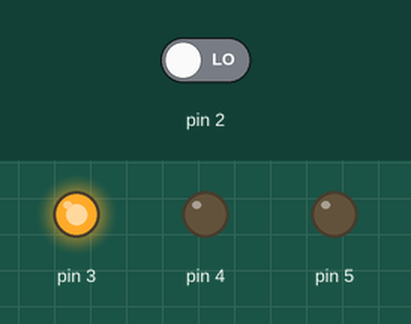
A sketch run on a simulated Arduino Uno, built with avr-gcc and run on an emulated ATmega328P. On the bench: output pins drawn as LEDs (lit = HIGH). Dashed ring = blinking. The inputs (shaded band) are chosen by the test bench; at power-on: pin 2 LOW.

Above: at 1.2 s.
1.3 s: pin 2 driven HIGH
At 1.67 s:
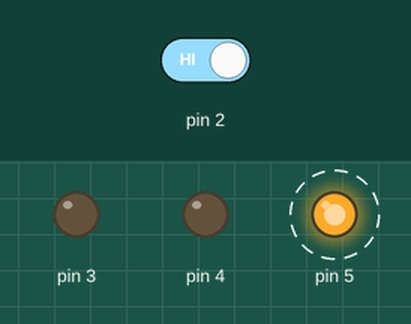
4.3 s: pin 2 driven LOW
At 4.7 s:
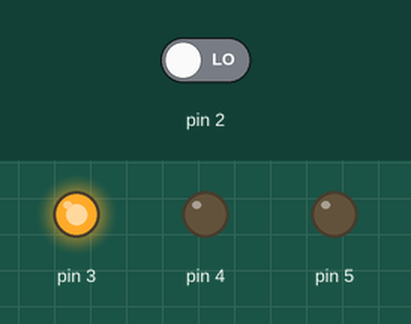
5.8 s: pin 2 driven HIGH
At 6.17 s:
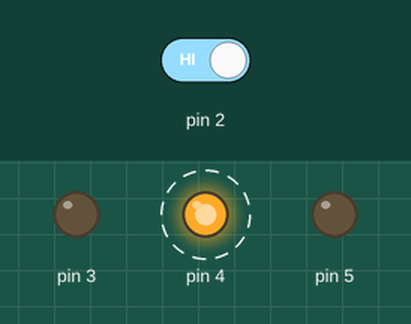
Timing chart, 0 to 14.8 s (numbered marks = the images above; inputs shaded):
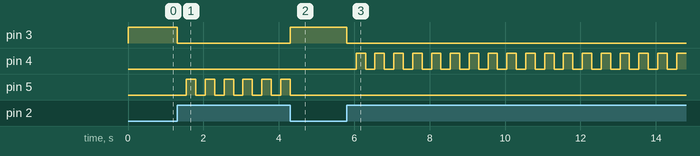

Measured:
- after the input at 1.3 s, pin 3: HIGH → LOW at once; pin 5: alternates HIGH for 0.25 s and LOW for 0.25 s, starting after 0.25 s
- after the input at 4.3 s, pin 3: LOW → HIGH at once; pin 5: goes on until 4.3 s, then stays LOW
- after the input at 5.8 s, pin 3: HIGH → LOW at once; pin 4: alternates HIGH for 0.25 s and LOW for 0.25 s, starting after 0.25 s

The sketch:

project-02-spaceship.ino
```cpp
int switchState = 0;

int prevSwitchState = 0;
int counter = 0;

int warningIndex = 0;

void setup() {
  pinMode(3, OUTPUT);
  pinMode(4, OUTPUT);
  pinMode(5, OUTPUT);
  pinMode(2, INPUT);
}

void loop() {
  switchState = digitalRead(2);
  if (switchState != prevSwitchState) {
    // Alternate the red light after each release
    prevSwitchState = switchState;

    counter++;
    if (counter%2==0)
      warningIndex = warningIndex==1?2:1;
  }

  if (switchState == LOW) {
    // NOT PRESSED
    digitalWrite(3, HIGH);
    digitalWrite(4, LOW);
    digitalWrite(5, LOW);
  } else {

    digitalWrite(3, LOW);
    digitalWrite(4, LOW);
    digitalWrite(5, LOW);

    delay(250);
    // TOGGLE the LED
    if (warningIndex==1){
      digitalWrite(4, HIGH);
      digitalWrite(5, LOW);
    } else {
      digitalWrite(4, LOW);
      digitalWrite(5, HIGH);
    }
    delay(250);
  }
}
```
